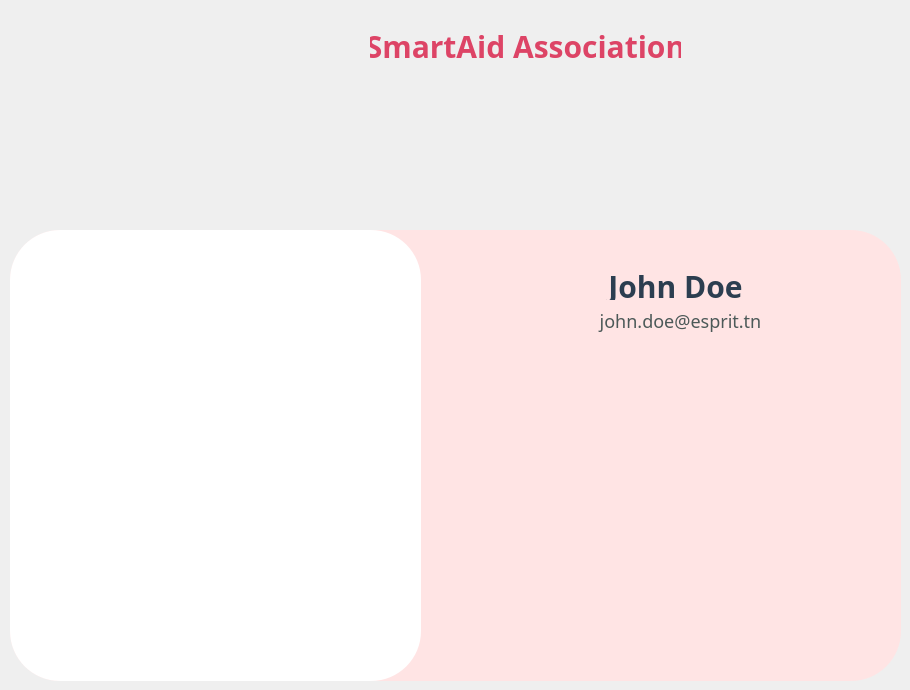
    <widget class="QWidget" name="page">
     <widget class="QLabel" name="label">
      <property name="geometry">
       <rect>
        <x>-30</x>
        <y>40</y>
        <width>251</width>
        <height>181</height>
       </rect>
      </property>
      <property name="text">
       <string/>
      </property>
      <property name="pixmap">
       <pixmap resource="ressources.qrc">:/icons/icons/icone.png</pixmap>
      </property>
      <property name="scaledContents">
       <bool>false</bool>
      </property>
      <property name="alignment">
       <set>Qt::AlignCenter</set>
      </property>
     </widget>
     <widget class="QLabel" name="label_2">
      <property name="geometry">
       <rect>
        <x>370</x>
        <y>0</y>
        <width>311</width>
        <height>91</height>
       </rect>
      </property>
      <property name="styleSheet">
       <string notr="true">/*color: #ff8b8b;*/
color:#d46;
font-size:30px;
font:bold;
font-family : century gothic;</string>
      </property>
      <property name="text">
       <string>SmartAid Association</string>
      </property>
      <property name="alignment">
       <set>Qt::AlignCenter</set>
      </property>
     </widget>
     <widget class="QFrame" name="frame">
      <property name="geometry">
       <rect>
        <x>10</x>
        <y>230</y>
        <width>891</width>
        <height>451</height>
       </rect>
      </property>
      <property name="styleSheet">
       <string notr="true">border-radius:50px;

background-color: rgb(255, 228, 228);

</string>
      </property>
      <property name="frameShape">
       <enum>QFrame::StyledPanel</enum>
      </property>
      <property name="frameShadow">
       <enum>QFrame::Raised</enum>
      </property>
      <widget class="QLabel" name="user_pic">
       <property name="geometry">
        <rect>
         <x>0</x>
         <y>0</y>
         <width>411</width>
         <height>451</height>
        </rect>
       </property>
       <property name="autoFillBackground">
        <bool>false</bool>
       </property>
       <property name="styleSheet">
        <string notr="true">background-color:#fff;
border-radius:50px;
</string>
       </property>
       <property name="text">
        <string/>
       </property>
       <property name="scaledContents">
        <bool>false</bool>
       </property>
       <property name="alignment">
        <set>Qt::AlignCenter</set>
       </property>
       <property name="wordWrap">
        <bool>false</bool>
       </property>
      </widget>
      <widget class="QLabel" name="label_3">
       <property name="geometry">
        <rect>
         <x>500</x>
         <y>30</y>
         <width>331</width>
         <height>51</height>
        </rect>
       </property>
       <property name="styleSheet">
        <string notr="true">color: #2C3E50;
font-size:30px;
font:bold;
font-family : century gothic;</string>
       </property>
       <property name="text">
        <string>John Doe</string>
       </property>
       <property name="alignment">
        <set>Qt::AlignCenter</set>
       </property>
      </widget>
      <widget class="QLabel" name="label_4">
       <property name="geometry">
        <rect>
         <x>570</x>
         <y>70</y>
         <width>201</width>
         <height>41</height>
        </rect>
       </property>
       <property name="styleSheet">
        <string notr="true">color: #4C5958;
font-size:18px;
font-family : century gothic;</string>
       </property>
       <property name="text">
        <string>john.doe@esprit.tn</string>
       </property>
       <property name="alignment">
        <set>Qt::AlignCenter</set>
       </property>
      </widget>
     </widget>
    </widget>
